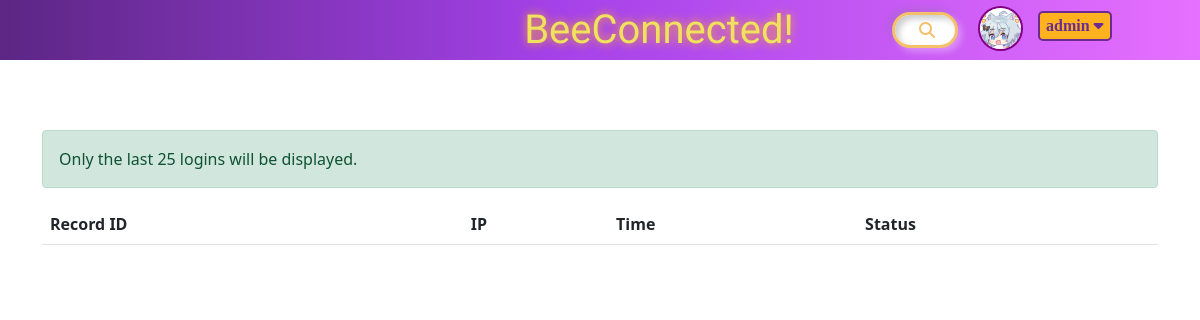
Before: /loginrecord.php (signed in) with the older database file.
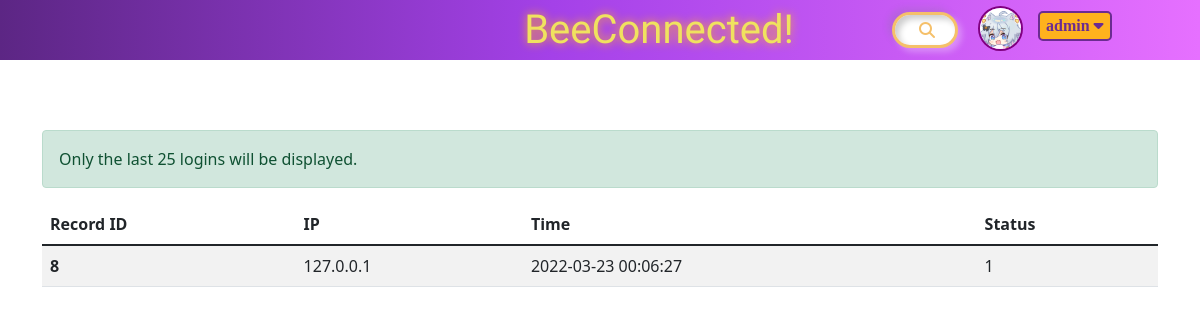
After: the same page with the newer database file.
### tables this page shows
CREATE TABLE `user_login` (
  `id` bigint(20) NOT NULL AUTO_INCREMENT,
  `userid` bigint(20) DEFAULT NULL,
  `ip` text,
  `datetime` datetime DEFAULT NULL,
  `type` tinyint(1) DEFAULT NULL,
  KEY `id` (`id`)
);

### loginrecord.php (the view, shortened to what this page needs)
<?php
include("header.php");
?>
<div class="container" style="padding-top:70px;">
    <div class="col-md-12 center-block" style="float: none;">
        <div class="table-responsive">
            <div class="alert alert-success" role="alert">
                Only the last 25 logins will be displayed.
            </div>
            <table class="table table-striped">
                <thead>
                <tr>
                    <th scope="col">Record ID</th>
                    <th scope="col">IP</th>
                    <th scope="col">Time</th>
                    <th scope="col">Status</th>
                </tr>
                </thead>
                <tbody>
                <?php
                $result = mysqli_query($conn, "SELECT id,userid,ip,datetime,type FROM user_login WHERE userid={$_SESSION["userid"]} ORDER BY id desc LIMIT 25;");
                if (mysqli_num_rows($result) > 0) {
                    while ($row = mysqli_fetch_assoc($result)) {
                        echo "<tr><th scope='row'>{$row['id']}</th><td>{$row['ip']}</td><td>{$row['datetime']}</td><td>{$row['type']}</td></tr>";
                    }
                }
                ?>
                </tbody>
            </table>
        </div>
    </div>
</div>

Changed rows visible on the page:
added user_login: id "8", ip "127.0.0.1", datetime "2022-03-23 00:06:27", type "1"
